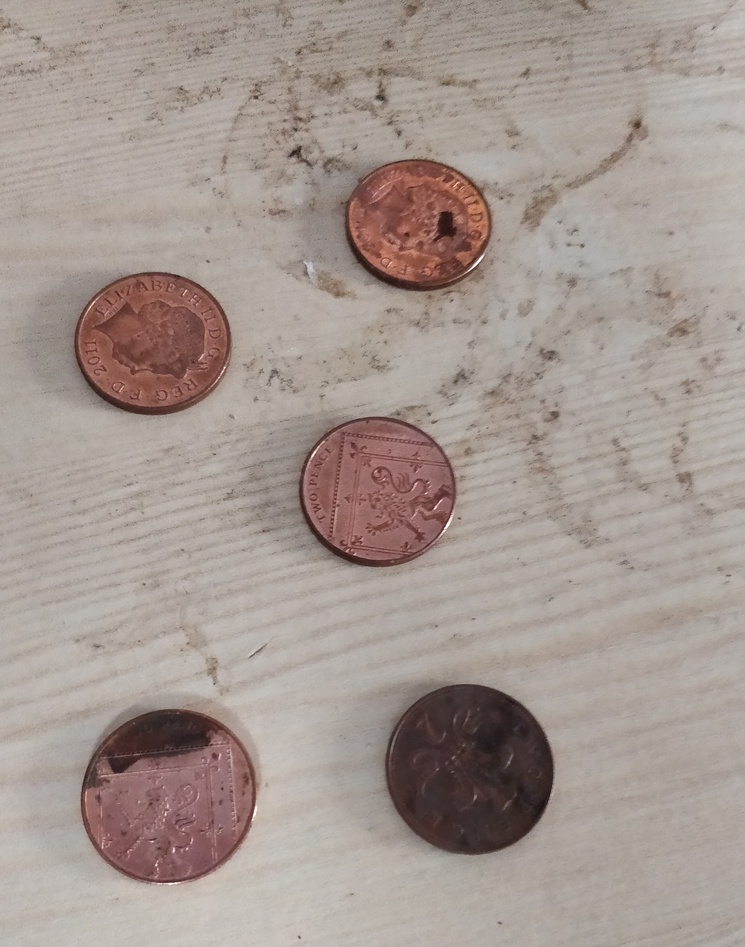
%> input picture image.jpg, 745 x 947 px, shrunk from 2574 x 3270 before the run
$ octave --eval "detect('image.jpg');"   (GNU Octave 9; MATLAB toolbox functions it lacks are replaced by stand-ins)
%> lines starting %> are read from the running program, lines starting %| are printed output that depends on the picture; in (x1, y1, x2, y2) boxes, pixels count from 0 and x2, y2 are one past the last pixel; in counts of white or black regions, pixels touching at a corner belong together; the program's own positions count from 1
function detect(RGBImage);
%> called with RGBImage = 'image.jpg'

%Take in and make grayscale
rgb = imread(RGBImage);
%> rgb is the input picture: size 947x745x3 uint8; mean R, G, B 164.1, 151.3, 144.7
I = rgb2gray(rgb);
%imshow(I)
%title('Step 1: Grayscale Image');

% HERE!!!
%Use gradient magnitude for segmentation function
hy = fspecial('sobel');
hx = hy';
Iy = imfilter(double(I), hy, 'replicate');
Ix = imfilter(double(I), hx, 'replicate');
gradmag = sqrt(Ix.^2 + Iy.^2);
%figure
%imshow(gradmag,[]), title('Step 2: Gradient Magnitude')

% HERE!!!
% Mark foreground objects
se = strel('disk', 20);
Io = imopen(I, se);
%figure
%imshow(Io), title('Opening (Io)')

% HERE!!!
% Use erosion and reconstruct to...
Ie = imerode(I, se);
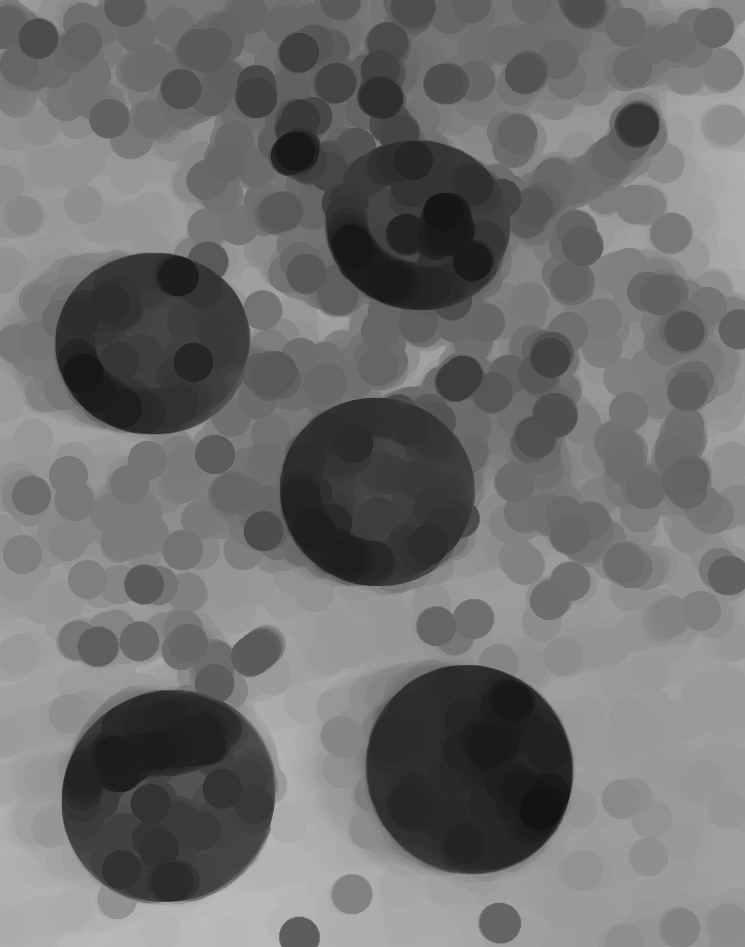
%> Ie: size 947x745 uint8; min 19, max 187, mean 111.1
Iobr = imreconstruct(Ie, I);
%figure
%imshow(Iobr), title('Opening-by-reconstruction (Iobr)')

% HERE!!!
Ioc = imclose(Io, se);
%figure
%imshow(Ioc), title('Opening-closing (Ioc)')

% HERE!!!
Iobrd = imdilate(Iobr, se);
Iobrcbr = imreconstruct(imcomplement(Iobrd), imcomplement(Iobr));
Iobrcbr = imcomplement(Iobrcbr);
Iobrcbr = imadjust(Iobrcbr);
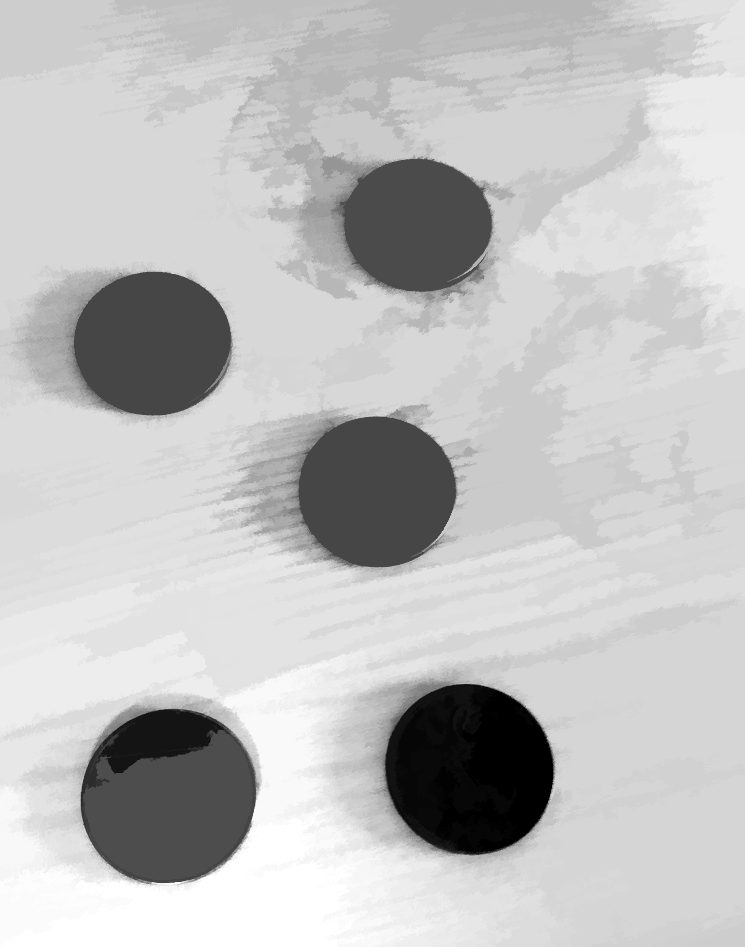
%> Iobrcbr: size 947x745 uint8; min 0, max 255, mean 191.6
%figure
%imshow(Iobrcbr), title('Opening-closing by reconstruction (Iobrcbr)')

% HERE!!!
fgm = imregionalmax(Iobrcbr);
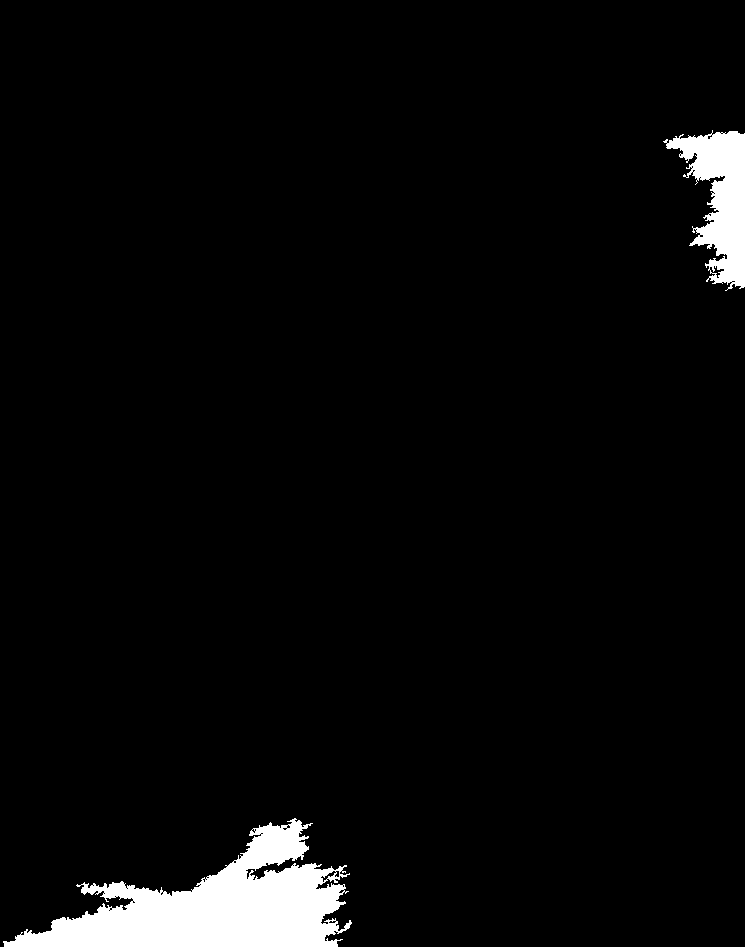
%> fgm: size 947x745 logical; 3.8% white; 2 white regions, box (x1, y1, x2, y2) and area: (3, 818, 352, 947) 20644, (663, 130, 745, 291) 6517
%figure
%imshow(fgm), title('Regional maxima of opening-closing by reconstruction (fgm)')

% HERE!!!
I2 = I;
I2(fgm) = 255;
%> I2: size 947x745 uint8; min 19, max 255, mean 156.9
%figure
%imshow(I2), title('Regional maxima superimposed on original image (I2)')

% HERE!!!
se2 = strel(ones(5,5));
fgm2 = imclose(fgm, se2);
%> fgm2: size 947x745 logical; 4.1% white; 2 white regions, box (x1, y1, x2, y2) and area: (3, 818, 352, 947) 21525, (663, 130, 745, 291) 7092
fgm3 = imerode(fgm2, se2);
%> fgm3: size 947x745 logical; 3.6% white; 2 white regions, box (x1, y1, x2, y2) and area: (6, 821, 344, 947) 19360, (668, 133, 745, 287) 6213

% HERE!!!
fgm4 = bwareaopen(fgm3, 20);
I3 = I;
I3(fgm4) = 255;
%> I3: size 947x745 uint8; min 19, max 255, mean 156.8
%figure
%imshow(I3)
%title('Modified regional maxima superimposed on original image (fgm4)')

% HERE!!!
bw = imbinarize(Iobrcbr);
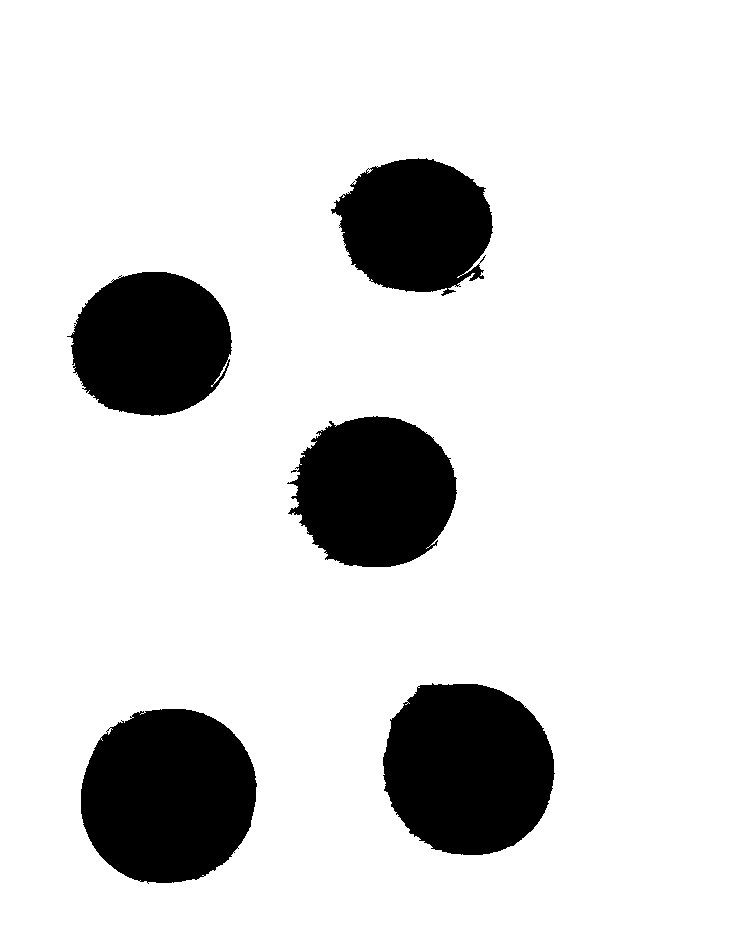
%> bw: size 947x745 logical; 85.6% white; 5 black regions, box (x1, y1, x2, y2) and area: (81, 709, 257, 884) 24462, (383, 683, 555, 855) 23491, (287, 416, 457, 567) 19386, (67, 272, 232, 416) 18269, (331, 158, 493, 296) 16322
% [26 lines of commented-out code are left out]
wb = imcomplement(bw);
wb = imdilate(wb, strel('disk',10));
%> wb: size 947x745 logical; 18.3% white; 5 white regions, box (x1, y1, x2, y2) and area: (72, 700, 266, 893) 30077, (374, 674, 564, 864) 29059, (278, 407, 466, 576) 25031, (58, 263, 241, 425) 23348, (322, 149, 502, 305) 21638
wb = imclose(wb,strel('disk', 100));
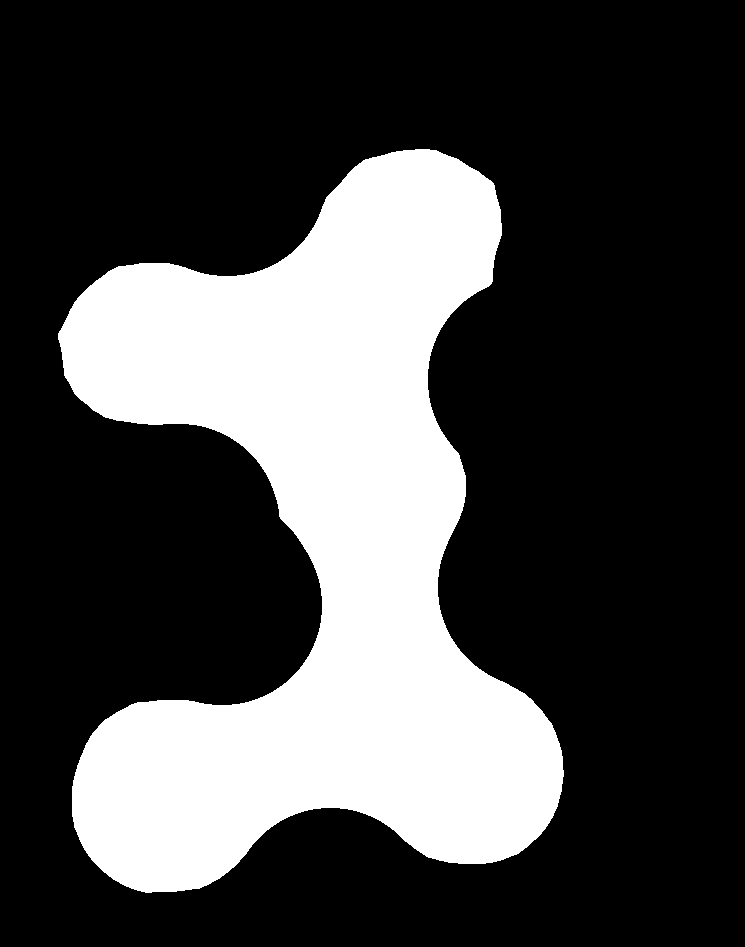
%> wb: size 947x745 logical; 27.7% white; 1 white region, box (x1, y1, x2, y2) and area: (58, 149, 564, 893) 195101
%bw = imdilate(wb,se);

%DECLARE FINAL IMAGE TO MARK
bw = wb;

%START OF PROCESSING
[B,L] = bwboundaries(bw,'noholes');
%> B = 1 boundary; box (x1, y1, x2, y2) and points: (58, 149, 564, 893) 2398

%Display label matrix and draw each boundary
imshow(label2rgb(L, @jet, [.5 .5 .5]))

hold on
for k = 1:length(B)
    boundary = B{k};
    plot(boundary(:,2),boundary(:,1), 'w', 'LineWidth', 2)
end
%> this loop made 1 pass

stats = regionprops(L, 'Area', 'Centroid');
%> stats = 1 region; Area and Centroid: 195101 [320.7 541.9]

%{
Fairly low threshold for now,
elements over this are marked
%}
threshold = 0.8;

% Loop over boundaries
for k = 1:length(B)
    % Obtain (X,Y) boundary coords corresponding to label 'k'
    boundary = B{k};

    %Compute estimate of object's perimeter
    delta_sq = diff(boundary).^2;
    perimeter = sum(sqrt(sum(delta_sq, 2)));

    %obtain area calculation corresponding to label 'k'
    area = stats(k).Area;

    %Computer roundness metric [KEY]
    metric = 4*pi*area/perimeter^2;

    %Display results (
    metric_string = sprintf('%2.2f/1', metric);

    %Mark objects above threshold with black circle
    if metric > threshold
        centroid = stats(k).Centroid;
        % Plot settings (ro = red)
        plot(centroid(1),centroid(2),'ro', 'markers', 120, 'LineWidth', 3);
    end
    sprintf(metric_string);
    text(boundary(1,2)-35,boundary(1,1)+13,metric_string, 'Color', 'k','FontSize', 14, 'FontWeight', 'bold');

end
%> this loop made 1 pass
%> (perimeter, area, metric, metric_string) on pass 1: (2791.7, 195101, 0.315, '0.31/1')
%> `detect('image.jpg');`:
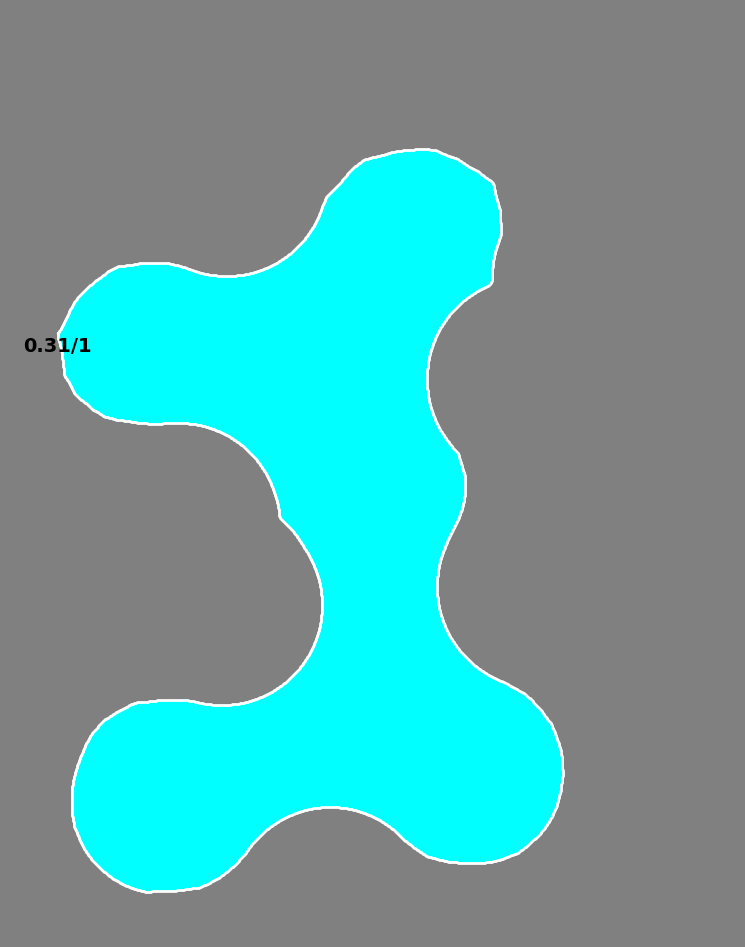
%> figure redrawn from the program's plot data; its title reads 'Metrics closer to 1 indicate that the object is round'

%Final Window Title
title(['Metrics closer to 1 indicate that', ...
    ' the object is round']);
